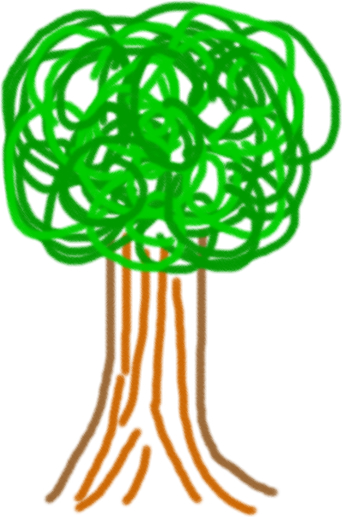
#> input picture HappyTrees/treeImgs/tree1.jpg, 342 x 517 px; its folder holds 3 pictures in this run
$ python happyTrees.py   (Python 2 division)
#> lines starting #> are read from the running program, lines starting #| are printed output that depends on the picture
'''
Created on Jan 2, 2014

@author: Kristin Henry @KristinHenry
'''

import os
import random
import math

from PIL import Image, ImageChops


col = 3000
row = 3000
background = "white" # "black"
# create new image to paste files into
size = (col, row)
im2 = Image.new("RGBA", size, background)
#> im2: PIL image 3000x3000 RGBA; every value is 255

xmax = im2.size[0]
#> xmax = 3000
ymax = im2.size[1]
#> ymax = 3000

tries = 0

col = 0
row = 0


# [5 lines left out: function makeNewFolder, not called in this run]


# got code for trimming here: http://stackoverflow.com/questions/10615901/trim-whitespace-using-pil
def trim(im):
    bg = Image.new(im.mode, im.size, im.getpixel((0,0)))
    diff = ImageChops.difference(im, bg)
    diff = ImageChops.add(diff, diff, 2.0, -4)
    bbox = diff.getbbox()
    if bbox:
        return im.crop(bbox)


# [24 lines left out: functions whiteToAlpha, whiteToAlphaFast, not called in this run]


def processFiles(filesToTrim, src, dest):
#> called with src = 'treeImgs', dest = 'temp'
    for img in filesToTrim:
        im = Image.open(src + "//" + img)
#> im is the input picture: PIL image 342x517 RGB; mean R, G, B 166.7, 216.7, 153.7

        scaleby = .5 #1.0 #0.75 #0.2 #0.5
        im = im.resize( [int(scaleby * s) for s in im.size] )
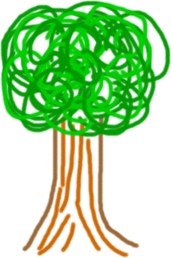
#> im: PIL image 171x258 RGB; mean R, G, B 166.6, 216.7, 153.6

        im = trim(im)
#> in trim, `bg = Image.new(im.mode, im.size, im.getpixel((0,0)))`: bg: PIL image 171x258 RGB; every value is 255
#> in trim, `diff = ImageChops.difference(im, bg)`:
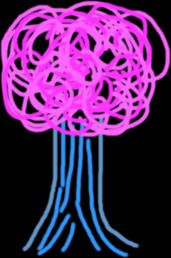
#> diff: PIL image 171x258 RGB; mean R, G, B 88.4, 38.3, 101.4
#> in trim, `bbox = diff.getbbox()`: bbox = (0, 0, 171, 258)
        im.save(dest + "//" + img)
#> pass 2 of the loop in processFiles, `for img in filesToTrim:`:
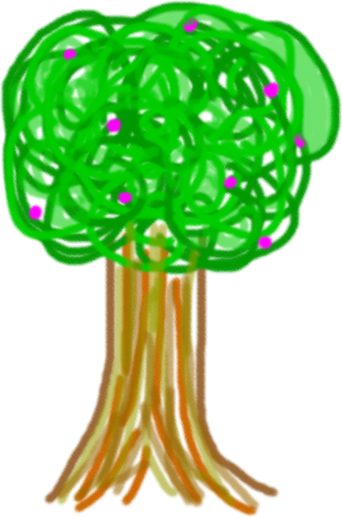
#> input picture HappyTrees/treeImgs/tree2.jpg, 342 x 517 px
#> in processFiles, im is the input picture: PIL image 342x517 RGB; mean R, G, B 152.6, 209.9, 132.8
#> in processFiles, `im = im.resize( [int(scaleby * s) for s in im.size] )`:
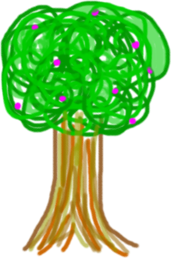
#> im: PIL image 171x258 RGB; mean R, G, B 152.5, 209.9, 132.8
#> in trim (call 2), `diff = ImageChops.difference(im, bg)`:
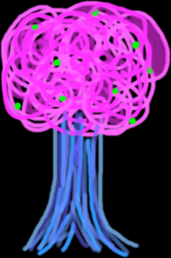
#> diff: PIL image 171x258 RGB; mean R, G, B 102.5, 45.1, 122.2
#> pass 3 of the loop in processFiles, `for img in filesToTrim:`:
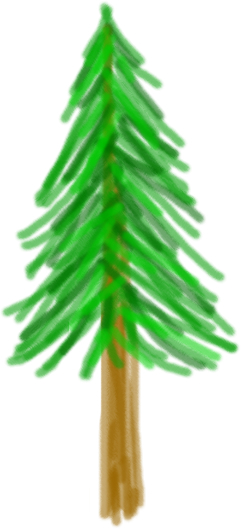
#> input picture HappyTrees/treeImgs/tree3.jpg, 241 x 529 px
#> in processFiles, im is the input picture: PIL image 241x529 RGB; mean R, G, B 187.7, 221.9, 180.4
#> in processFiles, `im = im.resize( [int(scaleby * s) for s in im.size] )`:
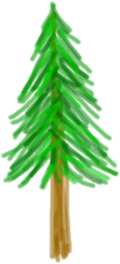
#> im: PIL image 120x264 RGB; mean R, G, B 187.6, 221.9, 180.4
#> bg: PIL image 120x264 RGB; every value is 255
#> in trim (call 3), `diff = ImageChops.difference(im, bg)`:
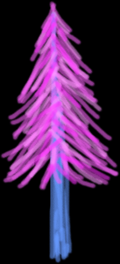
#> diff: PIL image 120x264 RGB; mean R, G, B 67.4, 33.1, 74.6
#> bbox = (0, 0, 120, 264)


# [44 lines left out: functions checkIfOutOfBounds, checkOverlap, findPosition, not called in this run]


def makeMosaic():
    box = None
    last = None

    boxes = []

    a = 0
    mx = 500
    while a < mx:
        # print a
        a += 1

#> (the run stopped early here; a loop or call above may not have finished)
